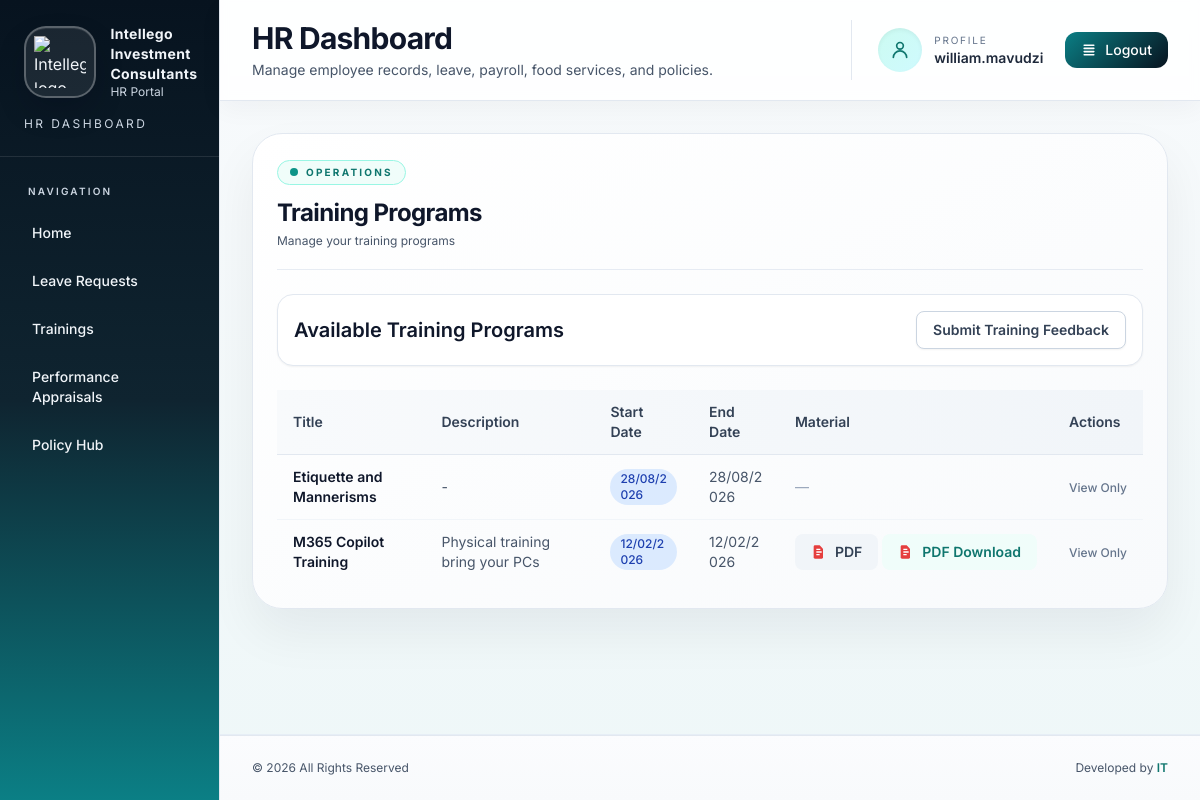
Page /training/ (signed in) on the committed database.
### core/models.py (models this page shows, shortened)
class Company(models.Model):
	name = models.CharField(max_length=200, unique=True)
	class Meta:
		ordering = ['name']

class TrainingProgram(models.Model):
	title = models.CharField(max_length=160)
	description = models.TextField(blank=True)
	start_date = models.DateField(null=True, blank=True)
	end_date = models.DateField(null=True, blank=True)
	material_file = models.FileField(upload_to='training_materials/', null=True, blank=True)
	created_at = models.DateTimeField(auto_now_add=True)
	class Meta:
		ordering = ['-created_at']

### core/views.py (the view)
# urls.py: path('training/', TrainingProgramListView.as_view(), name='training-list'),
class TrainingProgramListView(ModuleListContextMixin, ListView):
	model = TrainingProgram
	template_name = 'core/training_list.html'
	context_object_name = 'items'
	page_title = 'Training Programs'
	create_url_name = 'core:training-create'
	hr_only_create = True
	def get_queryset(self):
		queryset = super().get_queryset()
		if is_hr_user(self.request.user):
			return queryset
		return queryset

### core/templatetags/file_icons.py (called while the page is built)
@register.filter
def file_icon(value):
    if not value:
        return 'file.svg'
    name = os.path.basename(value)
    _, ext = os.path.splitext(name.lower())
    return EXT_ICON_MAP.get(ext, 'file.svg')

@register.filter
def file_format(value):
    if not value:
        return 'FILE'
    name = os.path.basename(value)
    _, ext = os.path.splitext(name)
    return ext.replace('.', '').upper() if ext else 'FILE'

### core/views.py (called while the page is built)
def is_hr_user(user):
	return user.is_authenticated and (user.is_superuser or user.is_staff or user.groups.filter(name='HR').exists())

def is_management_user(user):
	return user.is_authenticated and user.groups.filter(name='Management').exists()

def get_user_employee_profile(user):
	if not user.is_authenticated:
		return None
	return EmployeeProfile.objects.filter(user=user).first()

def get_user_company(user):
	profile = get_user_employee_profile(user)
	return profile.company if profile else None

	def get_context_data(self, **kwargs):
		context = super().get_context_data(**kwargs)
		if is_hr_user(self.request.user):
			sidebar_role = 'hr'
		elif is_management_user(self.request.user):
			sidebar_role = 'management'
		else:
			sidebar_role = 'employee'
		company = get_user_company(self.request.user)
		context.update(
			{
				'dashboard_title': self.dashboard_title,
				'dashboard_subtitle': self.dashboard_subtitle,
				'sidebar_role': sidebar_role,
				'is_hr': is_hr_user(self.request.user),
				'company_name': company.name if company else '',
			}
		)
		return context

	def get_context_data(self, **kwargs):
		context = super().get_context_data(**kwargs)
		can_create = not self.hr_only_create or is_hr_user(self.request.user)
		context.update(
			{
				'page_title': self.page_title,
				'create_url': reverse_lazy(self.create_url_name) if can_create else None,
				'can_create': can_create,
			}
		)
		return context

### templates/core/training_list.html (shortened to what this page needs)
{% extends 'core/module_base.html' %}
{% load static %}
{% load file_icons %}
{% block module_content %}
<div class="mb-6 flex flex-col gap-4 rounded-2xl border border-slate-200 bg-white p-4 shadow-sm sm:flex-row sm:items-center sm:justify-between">
    <h2 class="text-xl font-semibold text-slate-900">Available Training Programs</h2>
    {% if is_hr %}
    <a href="{% url 'core:training-feedback-create' %}" class="inline-flex items-center gap-2 rounded-lg border border-slate-300 bg-white px-4 py-2 text-sm font-semibold text-slate-700 shadow-sm transition-all hover:bg-slate-50 hover:shadow-md">
        Insert Your Training Feedback
    </a>
    {% else %}
    <a href="{% url 'core:training-feedback-create' %}" class="inline-flex items-center gap-2 rounded-lg border border-slate-300 bg-white px-4 py-2 text-sm font-semibold text-slate-700 shadow-sm transition-all hover:bg-slate-50 hover:shadow-md">
        Submit Training Feedback
    </a>
    {% endif %}
</div>
<div class="overflow-x-auto">
    <table class="min-w-full text-left text-sm">
        <thead class="border-b border-slate-200 bg-gradient-to-r from-slate-50 to-slate-100">
            <tr>
                <th class="px-4 py-3 font-semibold text-slate-700">
                    Title
                </th>
                <th class="px-4 py-3 font-semibold text-slate-700">Description</th>
                <th class="px-4 py-3 font-semibold text-slate-700">
                    Start Date
                </th>
                <th class="px-4 py-3 font-semibold text-slate-700">End Date</th>
                <th class="px-4 py-3 font-semibold text-slate-700">
                    Material
                </th>
                <th class="px-4 py-3 font-semibold text-slate-700">
                    Actions
                </th>
            </tr>
        </thead>
        <tbody class="divide-y divide-slate-100">
            {% for item in items %}
            <tr class="transition-colors hover:bg-teal-50">
                <td class="px-4 py-3 font-semibold text-slate-900">{{ item.title }}</td>
                <td class="px-4 py-3 text-slate-600">{{ item.description|default:'-'|truncatewords:10 }}</td>
                <td class="px-4 py-3 text-slate-600">
                    <span class="inline-flex items-center rounded-full bg-blue-100 px-2.5 py-0.5 text-xs font-medium text-blue-800">
                        {{ item.start_date|default:'-'|date:'d/m/Y' }}
                    </span>
                </td>
                <td class="px-4 py-3 text-slate-600">{{ item.end_date|default:'-'|date:'d/m/Y' }}</td>
                <td class="px-4 py-3 whitespace-nowrap">
                    {% if item.material_file %}
                    {% with icon=item.material_file.name|file_icon format=item.material_file.name|file_format %}
                    <a href="{{ item.material_file.url }}" target="_blank" class="inline-flex min-w-max items-center gap-2 whitespace-nowrap rounded-lg bg-slate-100 px-4 py-2 text-sm font-semibold text-slate-700 transition-all hover:bg-slate-200">
                        <img src="{% static 'images/filetypes/'|add:icon %}" alt="file icon" class="h-4 w-4 flex-shrink-0" />
                        <span>{{ format }}</span>
                    </a>
                    <a href="{{ item.material_file.url }}" class="inline-flex min-w-max items-center gap-2 whitespace-nowrap rounded-lg bg-teal-50 px-4 py-2 text-sm font-semibold text-teal-700 transition-all hover:bg-teal-100" download>
                        <img src="{% static 'images/filetypes/'|add:icon %}" alt="file icon" class="h-4 w-4 flex-shrink-0" />
                        <span>{{ format }} Download</span>
                    </a>
                    {% endwith %}
                    {% else %}
                    <span class="text-slate-400">—</span>
                    {% endif %}
                </td>
                <td class="px-4 py-3 whitespace-nowrap">
                    {% if is_hr %}
                    <div class="flex items-center gap-2 whitespace-nowrap">
                        <a href="{% url 'core:training-edit' item.pk %}" class="inline-flex items-center rounded-lg px-2.5 py-1.5 text-xs font-medium text-blue-700 transition-all hover:bg-blue-50">
                            <span>✏️</span> Edit
                        </a>
                        <a href="{% url 'core:training-delete' item.pk %}" class="inline-flex items-center rounded-lg px-2.5 py-1.5 text-xs font-medium text-rose-700 transition-all hover:bg-rose-50">
                            <span>🗑️</span> Delete
                        </a>
                    </div>
                    {% else %}
                    <span class="text-xs font-medium text-slate-500">View Only</span>
                    {% endif %}
                </td>
            </tr>
            {% endfor %}
        </tbody>
    </table>
</div>
{% endblock %}

### templates/core/dashboard_base.html (shortened to what this page needs)
{% load static %}
<!DOCTYPE html>
<html lang="en">
<head>
    <script src="https://cdn.tailwindcss.com"></script>
</head>
<body class="bg-slate-50 text-slate-900">
    <div class="flex min-h-screen flex-col">
        <div class="flex flex-1 lg:grid lg:grid-cols-[220px_1fr]">
            <aside class="border-r border-slate-200 bg-gradient-to-b from-[#07131f] via-[#0f2430] to-[#0b7f85] text-slate-100">
                <div class="border-b border-white/10 p-6">
                    <div class="sidebar-brand">
                        <div class="sidebar-brand-icon">
                            {% if company_name == 'HEW Corporate Lawyers' %}
                            <img src="{% static 'images/hewcorplaw.logo.png' %}" alt="HEW Corporate Lawyers logo" class="sidebar-brand-logo" />
                            {% elif company_name == 'MMC Capital' %}
                            <img src="{% static 'images/mmc.logo.png' %}" alt="MMC Capital logo" class="sidebar-brand-logo" />
                            {% else %}
                            <img src="{% static 'images/intellego.logo.png' %}" alt="Intellego logo" class="sidebar-brand-logo" />
                            {% endif %}
                        </div>
                        <div>
                            <p class="text-sm font-bold tracking-wide">{{ company_name|default:'Intellego' }}</p>
                            <p class="text-xs text-slate-300">HR Portal</p>
                        </div>
                    </div>
                    <p class="mt-4 text-xs uppercase tracking-[0.2em] text-slate-300">{{ dashboard_title }}</p>
                </div>
                <nav class="space-y-1 px-4 py-6 text-sm">
                    <p class="mb-3 px-3 text-[10px] font-semibold uppercase tracking-[0.22em] text-slate-300">Navigation</p>
                    <ul class="space-y-2">
                        <li>
                            <a href="{% url 'core:home' %}" class="block rounded-xl px-4 py-2.5 font-medium text-slate-100 hover:bg-white/8">
                                Home
                            </a>
                        </li>
                        {% if sidebar_role == 'employee' %}
                        <li><a href="{% url 'core:leave-list' %}" class="block rounded-xl px-4 py-2.5 font-medium text-slate-100 hover:bg-white/8">Leave Requests</a></li>
                        <li><a href="{% url 'core:training-list' %}" class="block rounded-xl px-4 py-2.5 font-medium text-slate-100 hover:bg-white/8">Trainings</a></li>
                        <li><a href="{% url 'core:appraisal-list' %}" class="block rounded-xl px-4 py-2.5 font-medium text-slate-100 hover:bg-white/8">Performance Appraisals</a></li>
                        <li><a href="{% url 'core:policy-list' %}" class="block rounded-xl px-4 py-2.5 font-medium text-slate-100 hover:bg-white/8">Policy Hub</a></li>
                        {% endif %}
                    </ul>
                </nav>
            </aside>
            <div class="flex flex-1 flex-col">
                <header class="border-b border-slate-200 bg-white/85 shadow-[0_8px_24px_rgba(15,23,42,0.04)] backdrop-blur-sm">
                    <div class="flex items-center justify-between gap-4 px-4 py-5 sm:px-6 lg:px-8">
                        <div>
                            <h1 class="text-2xl font-bold tracking-tight text-slate-900 sm:text-3xl">{{ dashboard_title }}</h1>
                            {% if dashboard_subtitle %}
                            <p class="mt-1 text-sm text-slate-600">{{ dashboard_subtitle }}</p>
                            {% endif %}
                        </div>
                        <div class="flex items-center gap-3 border-l border-slate-200 pl-4">
                            {% if request.user.employeeprofile %}
                            <a href="{% url 'core:profile-detail' request.user.employeeprofile.pk %}" class="profile-quick-link flex items-center gap-3 rounded-2xl px-2.5 py-2 text-left text-slate-700">
                                <div class="flex h-11 w-11 items-center justify-center rounded-full bg-gradient-to-br from-teal-100 to-cyan-100 text-teal-700 shadow-inner">
                                    <svg class="h-5 w-5" viewBox="0 0 24 24" fill="none" stroke="currentColor" stroke-width="2" stroke-linecap="round" stroke-linejoin="round" aria-hidden="true">
                                        <path d="M20 21a8 8 0 0 0-16 0"/>
                                        <circle cx="12" cy="7" r="4"/>
                                    </svg>
                                </div>
                                <div class="hidden sm:block">
                                    <div class="text-[10px] uppercase tracking-[0.18em] text-slate-500">Profile</div>
                                    <div class="text-sm font-semibold text-slate-800">{{ request.user.get_full_name|default:request.user.username }}</div>
                                </div>
                            </a>
                            {% endif %}
                            <form method="post" action="{% url 'core:logout' %}">
                                <button type="submit" class="btn-primary inline-flex items-center gap-2 rounded-xl px-4 py-2 text-sm font-medium text-white hover:shadow-md">
                                    <svg class="h-4 w-4" fill="currentColor" viewBox="0 0 20 20">
                                        <path fill-rule="evenodd" d="M3 4a1 1 0 011-1h12a1 1 0 110 2H4a1 1 0 01-1-1zm0 4a1 1 0 011-1h12a1 1 0 110 2H4a1 1 0 01-1-1zm0 4a1 1 0 011-1h12a1 1 0 110 2H4a1 1 0 01-1-1zm0 4a1 1 0 011-1h12a1 1 0 110 2H4a1 1 0 01-1-1z" clip-rule="evenodd"/>
                                    </svg>
                                    Logout
                                </button>
                            </form>
                        </div>
                    </div>
                </header>
                <main class="flex-1 p-4 sm:p-6 lg:p-8">
                    {% block dashboard_content %}{% endblock %}
                </main>
                <footer class="mt-auto">
                    <div class="border-t border-slate-200 px-4 py-6 sm:px-6 lg:px-8">
                        <div class="flex flex-col items-center justify-between gap-4 sm:flex-row">
                            <p class="text-xs text-slate-600">&copy; 2026 All Rights Reserved</p>
                            <p class="text-xs text-slate-600">Developed by <span class="font-semibold text-teal-700">IT</span></p>
                        </div>
                    </div>
                </footer>
            </div>
        </div>
    </div>
</body>
</html>

### templates/core/dashboard_base.html (style rules this page uses)
:root { --accent: #0b7f85; --accent-deep: #07131f; --gold: #d7b66d; --surface: #f8fafc; --muted: #64748b; }
html, body { font-family: Inter, ui-sans-serif, system-ui, -apple-system, BlinkMacSystemFont, "Segoe UI", sans-serif; background: linear-gradient(180deg, #f8fafc 0%, #eef7f8 100%); }
*, *::before, *::after { box-sizing: border-box; }
body { overflow-x: auto; }
.flex-1, main, .lg\:grid-cols-\[220px_1fr\] { min-width: 0; }
main { overflow-x: auto; -webkit-overflow-scrolling: touch; }
.sidebar-brand { display: flex; align-items: center; gap: 0.9rem; }
.sidebar-brand-icon { display: flex; align-items: center; justify-content: center; width: 72px; height: 72px; min-width: 72px; border-radius: 22px; background: rgba(255,255,255,0.08); border: 2px solid rgba(255,255,255,0.28); box-shadow: inset 0 1px 0 rgba(255,255,255,0.08), 0 14px 28px rgba(2,6,23,0.18); }
.sidebar-brand-logo { width: 52px; height: 52px; object-fit: contain; }
nav a, nav button { transition: all 0.18s ease; }
.btn-primary { background: linear-gradient(135deg, var(--accent), var(--accent-deep)); transition: transform 0.12s ease, box-shadow 0.12s ease; }
table { border-collapse: collapse; width:100%; table-layout:auto; }
th, td { word-wrap:break-word; overflow-wrap:anywhere; hyphens:auto; }
tbody tr { transition: background-color 0.2s ease; }
footer { border-top:1px solid #e6eef6; background:linear-gradient(180deg,#fbfcfe,#f8fafc); }
a { transition: all 0.2s ease; }

### rows in the picture
Company: name "Intellego Investment Consultants"
TrainingProgram: title "Etiquette and Mannerisms", description "-", start_date "28/08/2026", end_date "28/08/2026"
TrainingProgram: title "M365 Copilot Training", description "Physical training bring your PCs", start_date "12/02/2026", end_date "12/02/2026", material_file "PDF"

### other values in the picture
{{ dashboard_title }} "HR DASHBOARD"
{{ dashboard_title }} "HR Dashboard"
{{ dashboard_subtitle }} "Manage employee records, leave, payroll, food services, and policies."
{{ request.user.get_full_name|default:request.user.username }} "william.mavudzi"
{{ page_title }} "Training Programs"
{{ page_title|lower }} "training programs"
